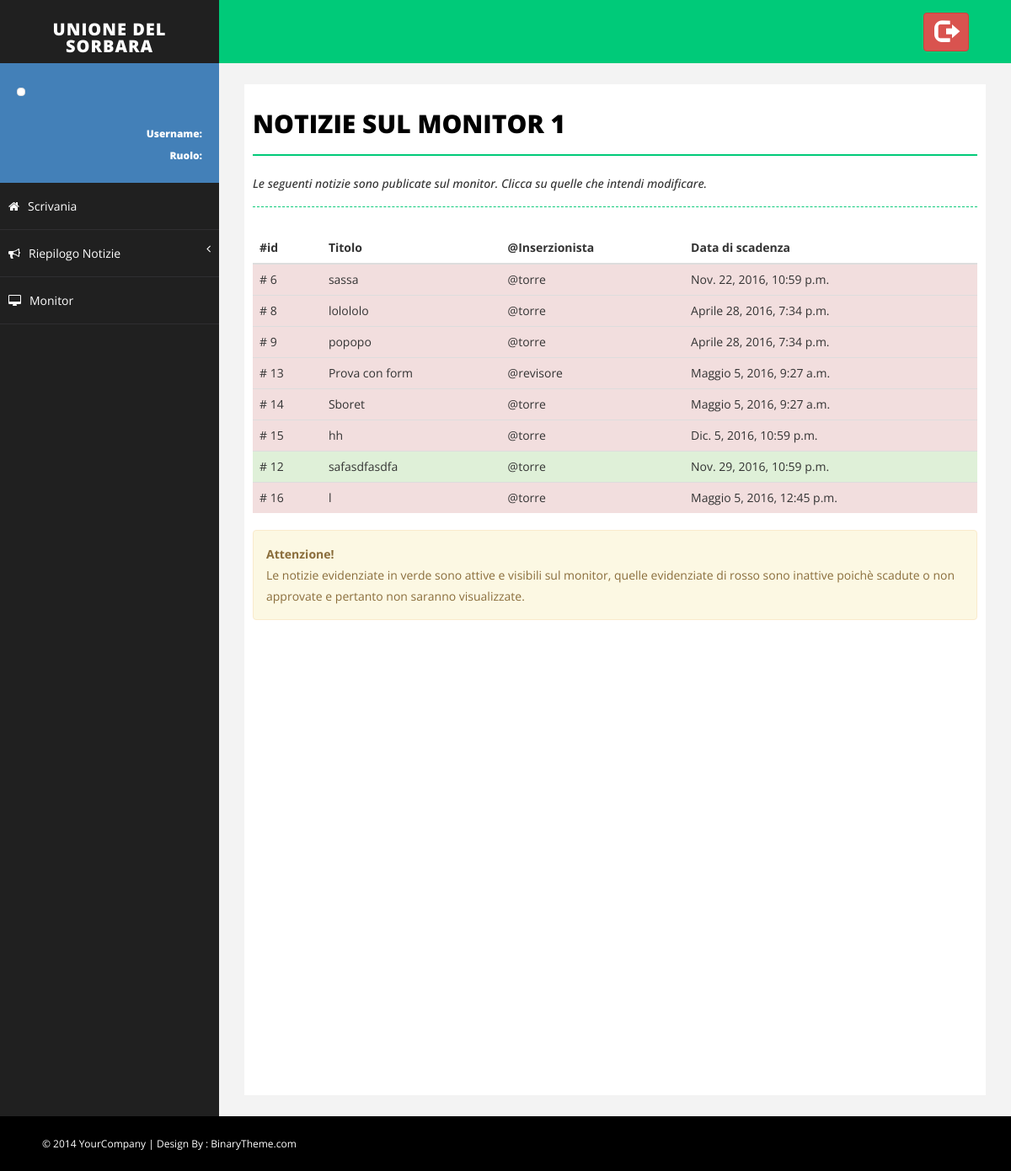
/visualizza/monitor/1, run on an earlier commit of the app's database.
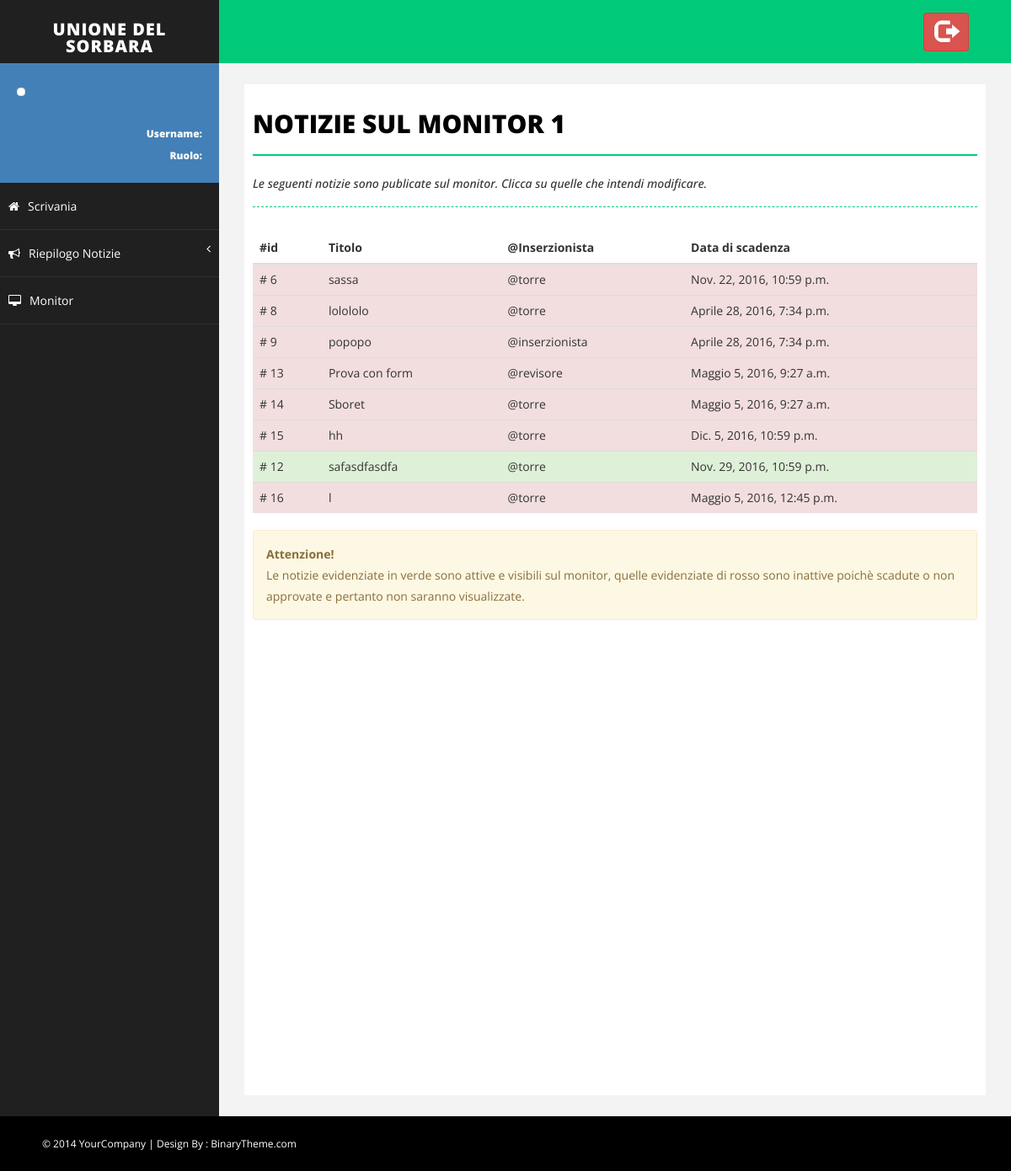
And on a later commit of the database.
### Monitor/models.py (models this page shows, shortened)
class Notizia(models.Model):
    titolo = models.CharField(max_length=settings.MAX_LUN_TITOLO)
    descrizione = models.TextField(max_length=settings.MAX_LUN_DESCRIZIONE)
    immagine = models.ImageField(upload_to=get_nome_immagine_notizia, default=None, blank=True)
    approvata = models.BooleanField(default=False)
    inserzionista = models.ForeignKey(MyUser)
    data_inserimento = models.DateTimeField(default=timezone.now)
    data_scadenza = models.DateTimeField(default=timezone.now()+datetime.timedelta(days=15))
    def attiva(self):
        return self.approvata and (self.data_scadenza >= timezone.now())

class MyUser(AbstractUser):
    foto_profilo = models.ImageField(upload_to=get_nome_immagine_utente, default=settings.NO_PROFILO)
    notifiche = models.BooleanField(default=True)

### Monitor/views.py (the view)
# urls.py: url(r'^visualizza/monitor/(?P<monitor_id>[0-9]+)$', views.notizie_per_monitor, name='notizie_monitor'),
def notizie_per_monitor(request, monitor_id):
    monitor = get_object_or_404(Monitor, pk=monitor_id)
    notizie = [x.notizia for x in VisualizzataComune.objects.filter(comune=monitor.frazione_posizionamento.comune)]
    notizie += [x.notizia for x in VisualizzataFrazione.objects.filter(frazione=monitor.frazione_posizionamento)]
    notizie += [x.notizia for x in VisualizzataMonitor.objects.filter(monitor=monitor)]
    sorted(notizie, key=lambda notizia: notizia.data_scadenza)
    return render(request,'Monitor/notizie_per_monitor.html',{'monitor_id':monitor_id, 'notizie':notizie})

### Monitor/templatetags/Monitor_extras.py (called while the page is built)
@register.filter(name='has_group')
def has_group(user, group_name):
    group = Group.objects.get(name=group_name)
    return True if group in user.groups.all() else False

@register.filter(name='is_admin')
def is_admin(user):
    return user.is_superuser

### Monitor/templates/Monitor/notizie_per_monitor.html
{% extends 'Monitor/base.html' %}
{% load Monitor_extras %}
{% block body %}
    <div id="page-inner">
        <div class="row">
            <div class="col-md-12">
                <h1 class="page-head-line">Notizie sul monitor {{ monitor_id }}</h1>
                <h1 class="page-subhead-line">Le seguenti notizie sono publicate sul monitor.
                    Clicca su quelle che intendi modificare.</h1>
            </div>
        </div>
        {% if notizie|length == 0 %}
            <div class="panel">
                <div class="alert alert-danger" role="alert">
                    Nessuna notizia publicata!
                    Non ci sono notizie sul monitor selezionato.
                </div>
            </div>
        {% else %}
            <div class="table-responsive">
                <table class="table table-hover">
                    <thead>
                        <tr>
                            <th>#id</th>
                            <th>Titolo</th>
                            <th>@Inserzionista</th>
                            <th>Data di scadenza</th>
                        </tr>
                    </thead>
                    <tbody>
                        {% for notizia in notizie %}
                            {% if notizia.attiva %}
                                {% if request.user|has_group:"Inserzionista" %}
                                <tr onclick = "location.href='{% url 'Monitor:modifica_notizia' notizia.id %}'" class="success">
                                {% else %}
                                <tr onclick = "location.href='{% url 'Monitor:approva_notizia' notizia.id %}'" class="success">
                                {% endif %}
                            {% else %}
                                {% if request.user|has_group:"Inserzionista" %}
                                <tr onclick = "location.href='{% url 'Monitor:modifica_notizia' notizia.id %}'" class="danger">
                                {% else %}
                                <tr onclick = "location.href='{% url 'Monitor:approva_notizia' notizia.id %}'" class="danger">
                                {% endif %}
                            {% endif %}
                                <td># {{ notizia.id }}</td>
                                <td>{{ notizia.titolo }}</td>
                                <td>@{{ notizia.inserzionista }}</td>
                                <td>{{ notizia.data_scadenza }}</td>
                            </tr>
                        {% endfor %}
                    </tbody>
                </table>
                <div class="alert alert-warning">
                    <strong>Attenzione!</strong><br />
                    Le notizie evidenziate in verde sono attive e visibili sul monitor,
                    quelle evidenziate di rosso sono inattive poichè scadute o non approvate
                    e pertanto non saranno visualizzate.
                </div>
            </div>
        {% endif %}
    </div>
{% endblock %}

What changed in the data, as far as the page shows it:
changed Notizia "popopo": inserzionista "torre" → "inserzionista"
